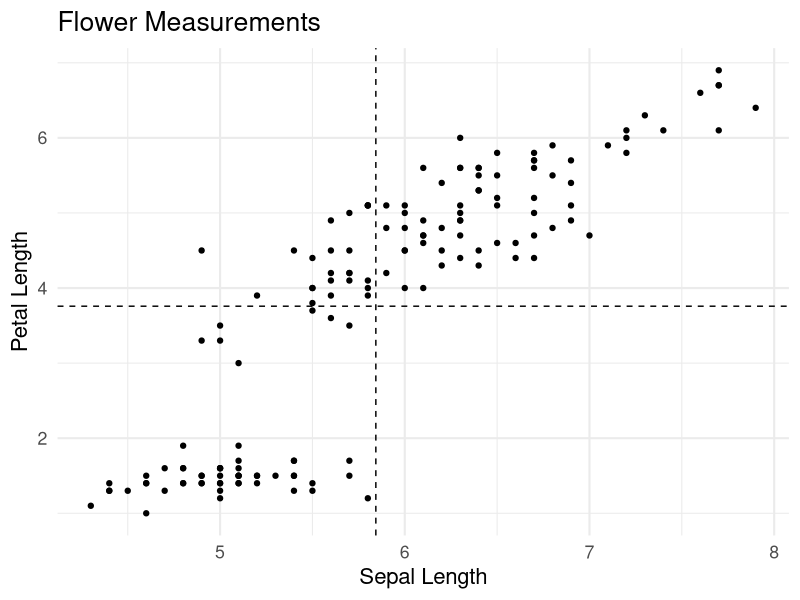
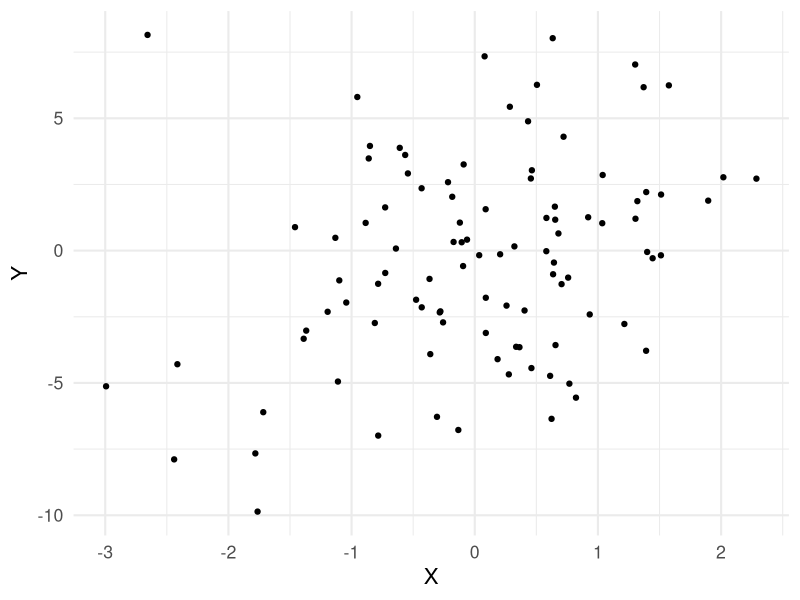
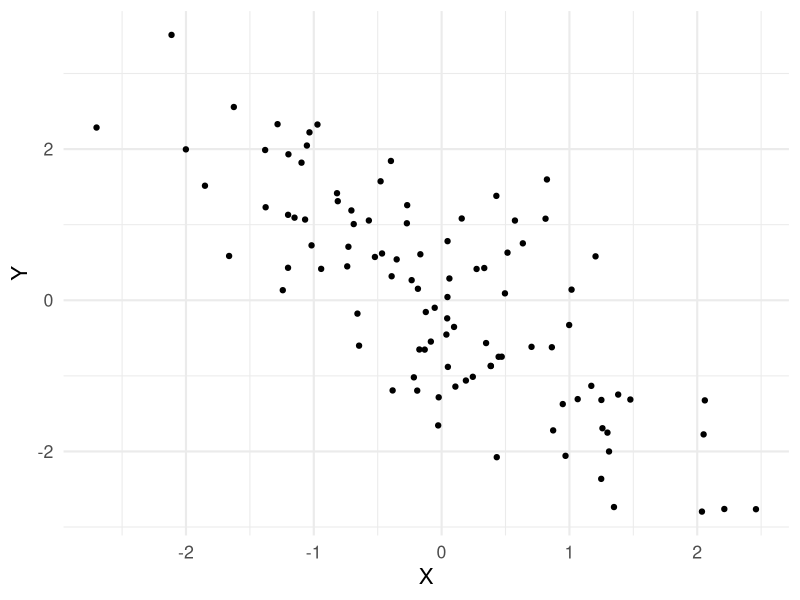
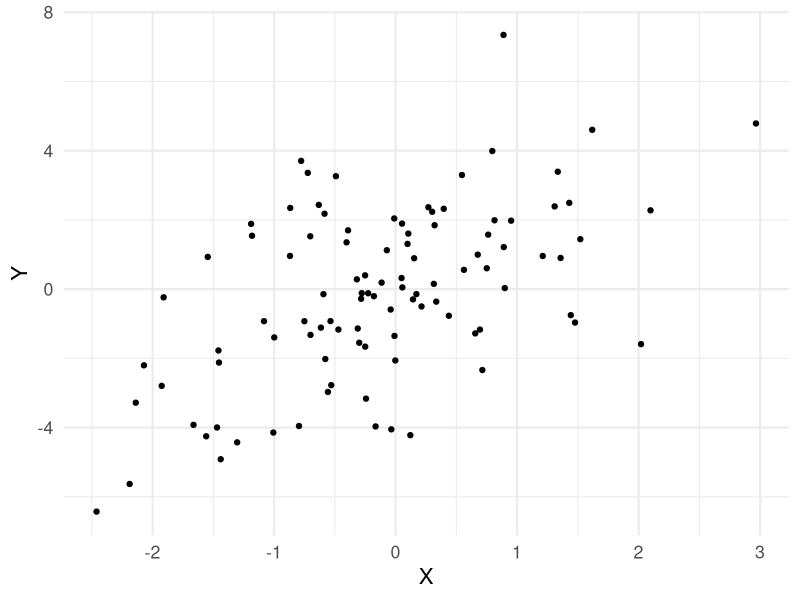
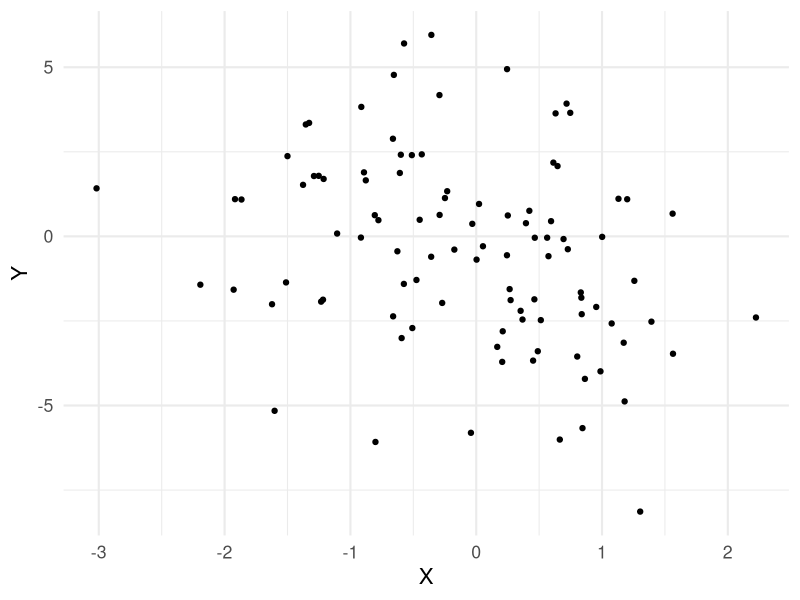
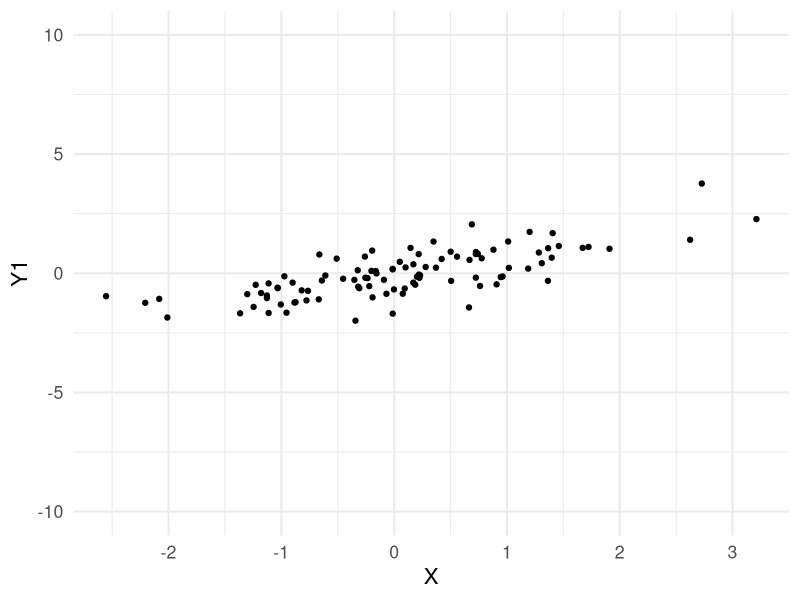
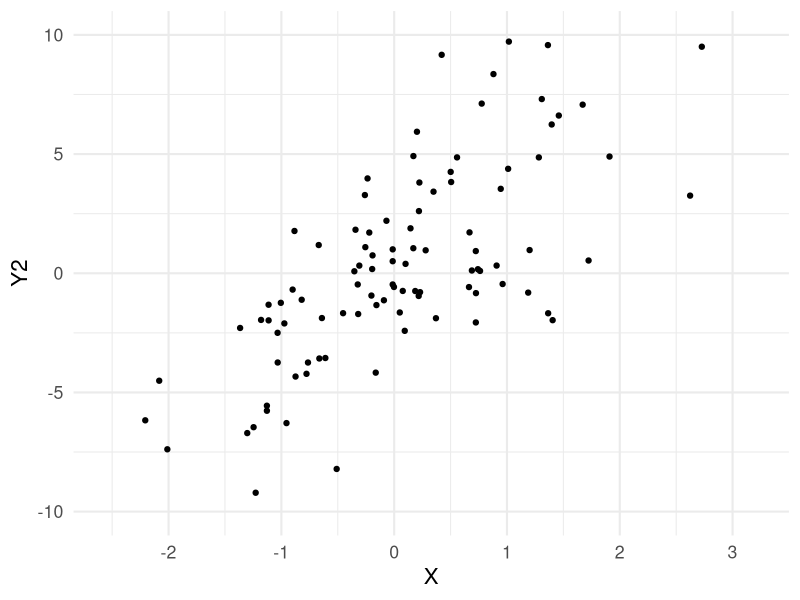
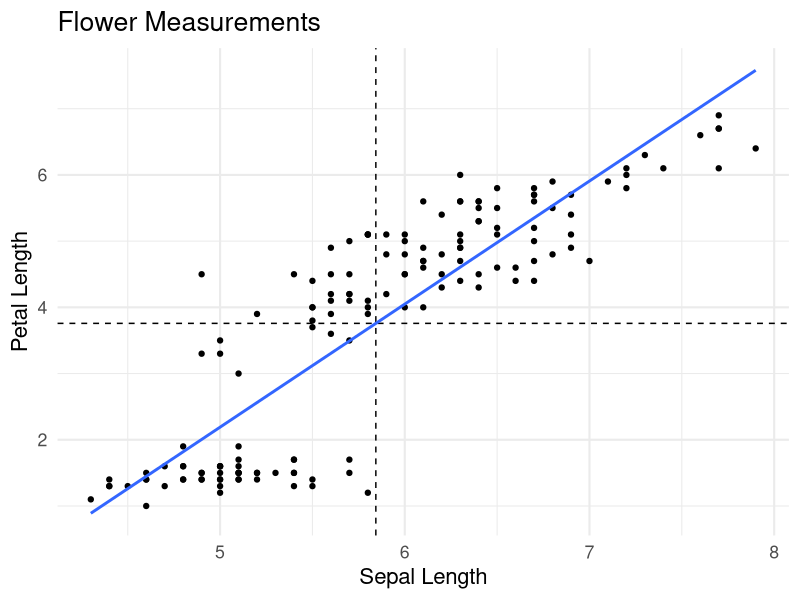

Generate these figures, in order, with R:
## ---- chunk 1
library(tidyverse)
theme_set(theme_minimal(base_size = 16))
knitr::opts_chunk$set(comment=NA, fig.width=7, fig.height=5, 
                      fig.align = 'center', out.width = 600,
                      message=FALSE, warning=FALSE, echo=TRUE)
set.seed(42)
## ---- chunk 2
flower_plot <- ggplot(data = iris) + 
  geom_point(mapping = aes(x = Sepal.Length, y = Petal.Length)) +
  labs(x = 'Sepal Length', y = 'Petal Length', title = 'Flower Measurements') +
  geom_vline(xintercept = mean(iris$Sepal.Length), linetype = 'dashed') +
  geom_hline(yintercept = mean(iris$Petal.Length), linetype = 'dashed')

flower_plot
## ---- chunk 3
cov(iris$Sepal.Length, iris$Petal.Length)
## ---- chunk 4
cor(iris$Sepal.Length, iris$Petal.Length)
## ---- chunk 5
n <- 100
X <- rnorm(n,0,1)
Y <- X + rnorm(n,0,4)

ggplot(tibble(X,Y)) + 
  geom_point(aes(x=X,y=Y))
## ---- chunk 6
n <- 100
X <- rnorm(n,0,1)
Y <- -X + rnorm(n,0,1)

ggplot(tibble(X,Y)) + 
  geom_point(aes(x=X,y=Y))
## ---- chunk 7
n <- 100
X <- rnorm(n,0,1)
Y <- X + rnorm(n,0,2)

ggplot(tibble(X,Y)) + 
  geom_point(aes(x=X,y=Y))
## ---- chunk 8
n <- 100
X <- rnorm(n,0,1)
Y <- -X + rnorm(n,0,3)

ggplot(tibble(X,Y)) + 
  geom_point(aes(x=X,y=Y))
## ---- chunk 9
n <- 100
data <- tibble(X = rnorm(n,0,1),
               epsilon = rnorm(n,0,2),
               Y1 = 0.75*X + rnorm(n,0,0.66),
               Y2 = 3*X + rnorm(n,0,3))
## ---- chunk 10
ggplot(data) +
  geom_point(aes(x=X,y=Y1)) +
  scale_y_continuous(limits = c(-10,10))
## ---- chunk 11
ggplot(data) +
  geom_point(aes(x=X,y=Y2)) +
  scale_y_continuous(limits = c(-10,10))
## ---- chunk 12
flower_plot +
  geom_smooth(aes(x=Sepal.Length, y=Petal.Length),
              method = 'lm', se = FALSE)
## ---- chunk 13
n <- 300 # sample size
a <- 2 # y-intercept
b <- 3 # slope

# X and epsilon are normally distributed
# Y = a + bX + epsilon
data <- tibble(X = rnorm(n, 1, 1), 
               epsilon = rnorm(n, 0, 2),
               Y = a + b*X + epsilon)

cor(data$X, data$Y)
## ---- chunk 14
ggplot(data) +
  geom_point(mapping = aes(x=X,y=Y))
## ---- chunk 15
demeaned_data <- data %>% 
  mutate(Y = Y - mean(Y), X = X - mean(X))
## ---- chunk 16
ggplot(data) +
  geom_point(mapping = aes(x=X,y=Y)) +
  labs(x='X',y='Y',title = 'Original Data')
## ---- chunk 17
ggplot(demeaned_data) +
  geom_point(mapping = aes(x=X,y=Y)) +
  labs(x='X',y='Y',title = 'Demeaned Data')
## ---- chunk 18
slope_estimate <- 
  sum(demeaned_data$X * demeaned_data$Y) /
  sum(demeaned_data$X^2)

slope_estimate
## ---- chunk 19
ggplot(demeaned_data) + 
  geom_point(mapping = aes(x=X,y=Y)) +
  geom_abline(intercept = 0, slope = slope_estimate)
## ---- chunk 20
slope_estimate

cov(demeaned_data$X, demeaned_data$Y) / var(demeaned_data$X)
## ---- chunk 21
null_slope_estimate <- function(X){
  
  b <- 0 # null hypothesis: b = 0 
  n <- length(X)
  
  # Create random dataset assuming null hypothesis
  epsilon <- rnorm(n, 0, 2)
  Y <- b*X + epsilon
  
  # Return the slope estimate
  sum(X * Y) / sum(X^2)
}

null_slope_estimate(X = demeaned_data$X)

## ---- chunk 22
sampling_distribution <- replicate(200, null_slope_estimate(X = demeaned_data$X))

tibble(sampling_distribution) %>% 
  ggplot() +
  geom_histogram(mapping = aes(x=sampling_distribution),
                 color = 'black', binwidth = 0.02) +
  labs(x='Slope Estimate (Sampling Distribution)') # a bell curved sampling distribution again! (t distribution)
## ---- chunk 23
sum(sampling_distribution > slope_estimate) # p-value effectively zero
## ---- chunk 24
standard_error <- sd(sampling_distribution)
standard_error

confidence_interval <- c(slope_estimate - 1.96 * standard_error,
                         slope_estimate + 1.96 * standard_error)
confidence_interval

## ---- chunk 25
linear_model_fit <- lm(formula = Y ~ X, 
                       data = demeaned_data) 

coef(linear_model_fit) # get the coefficient estimates

confint(linear_model_fit) # get the confidence intervals
## ---- chunk 26
summary(linear_model_fit)
## ---- chunk 27
data <- tibble(c = 1,
            x1 = rnorm(100, 0, 1),
            x2 = rnorm(100, 0, 1),
            y = 2*x1 + 3*x2 + rnorm(100, 0, 1))

linear_model <- lm(y ~ x1 + x2, data = data)

summary(linear_model)

# X matrix
X <- data %>% 
  select(c, x1, x2) %>% 
  as.matrix

# y vector
y <- data %>% 
  pull(y)

# beta hat = (X'X)^-1 X'y
beta_hat <- solve(t(X) %*% X) %*% t(X) %*% y

beta_hat
linear_model # that's where the coefficients come from; the parameter estimates that minimize the sum of squared errors
